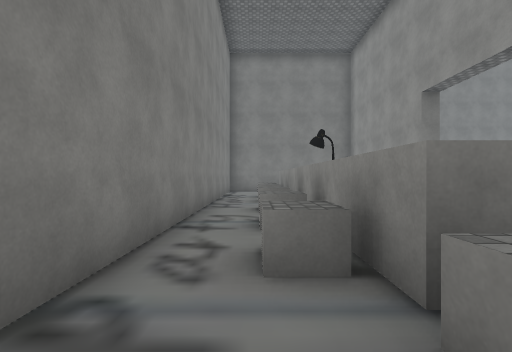
view 1 (above)

24 first-person views from a walk through a Unity game level. The camera is 1.5 m above the floor, looks level and sees 85° across. The floor is counted in squares, 2 m on a side. Each view is taken from the middle of a square. On the plan, view 1 faces up. The plan holds only what a view shows up to about 10 squares ahead; the rest is blank. The place goes on beyond the plan. The player character is not drawn. Some surface patterns are stand-ins.

view 2
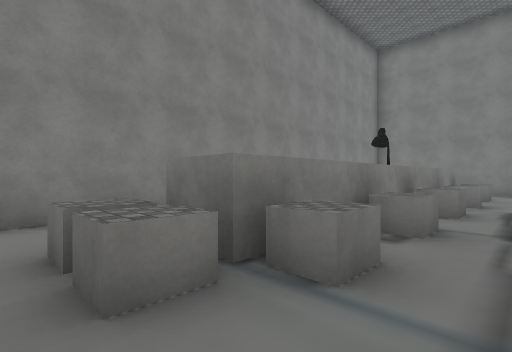

view 3
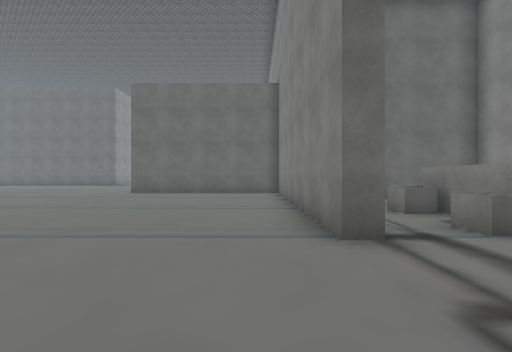

view 4
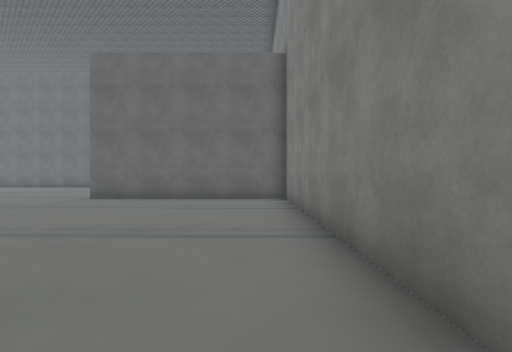

view 5
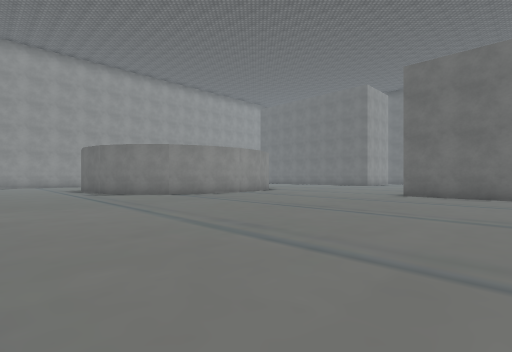

view 6
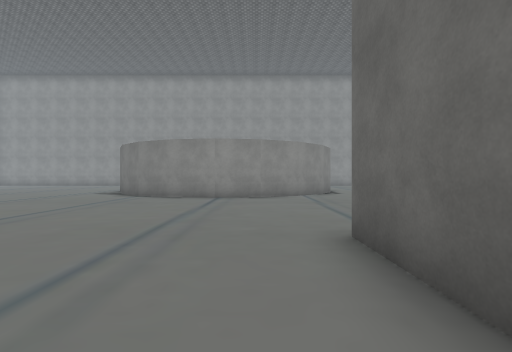

view 7
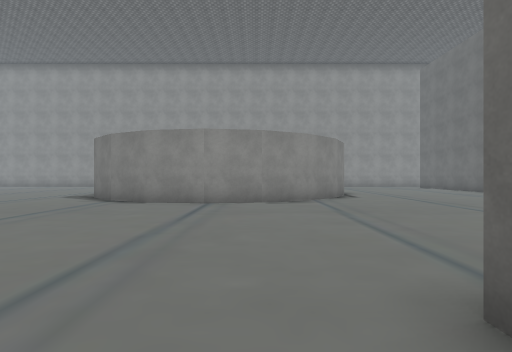

view 8
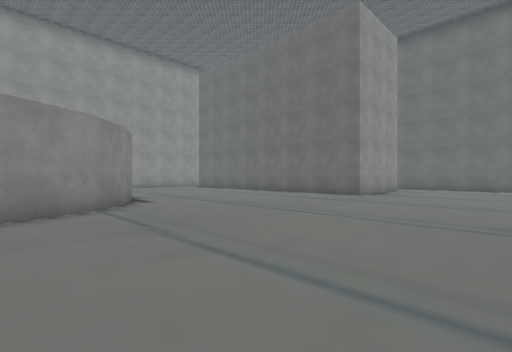

view 9
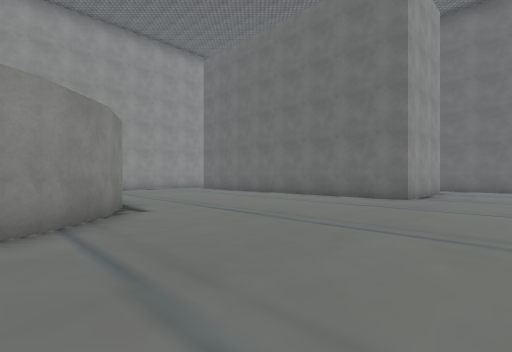

view 10
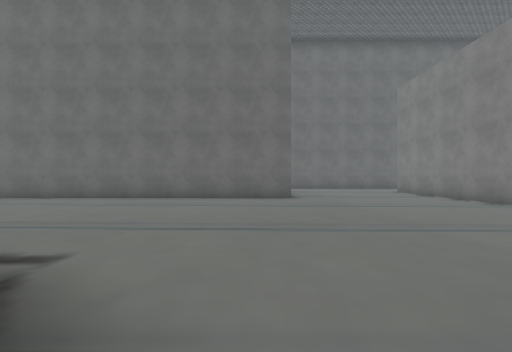

view 11
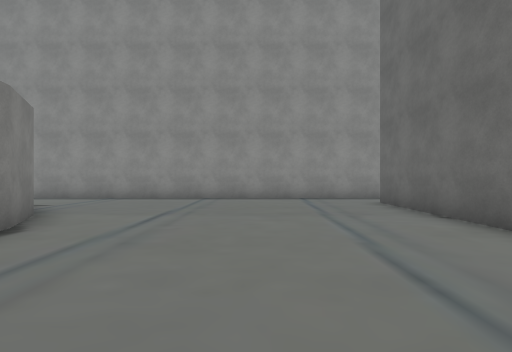

view 12
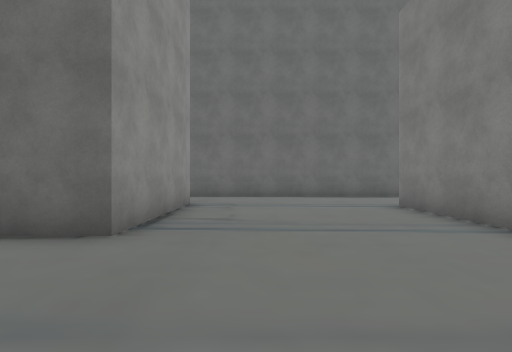

view 13
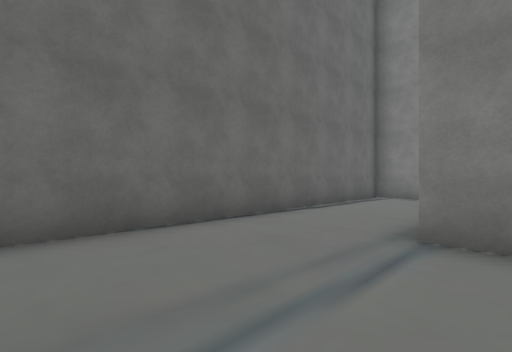

view 14
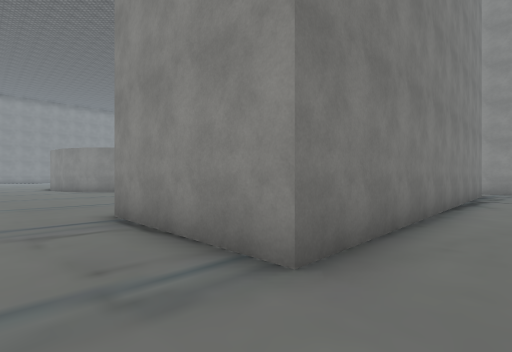

view 15
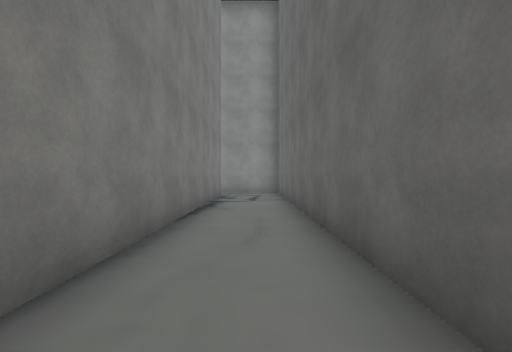

view 16
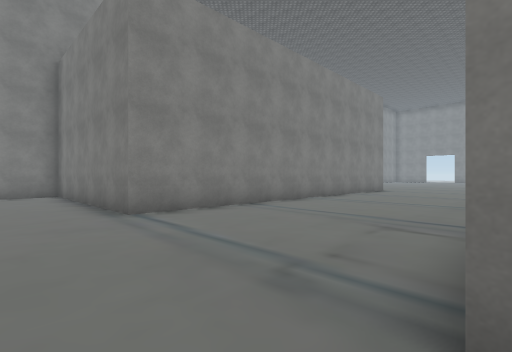

view 17
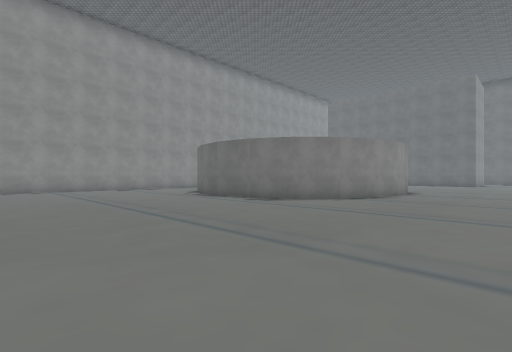

view 18
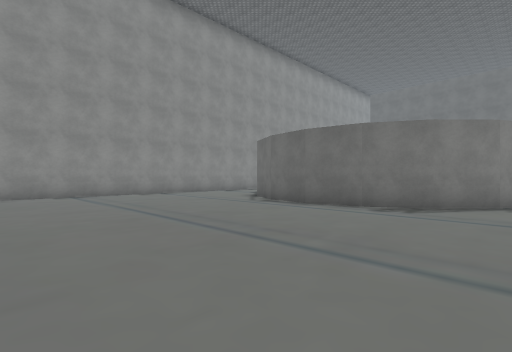

view 19
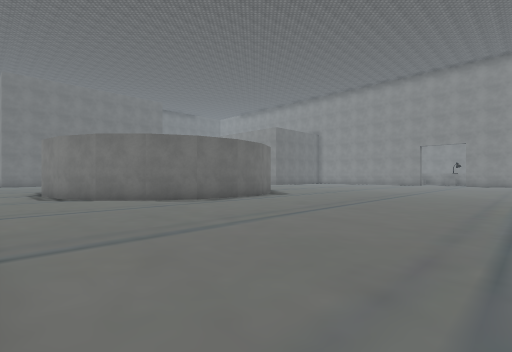

view 20
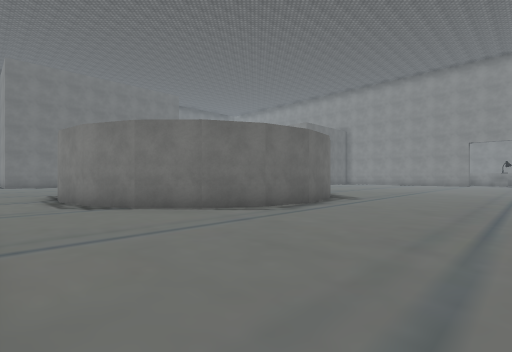

view 21
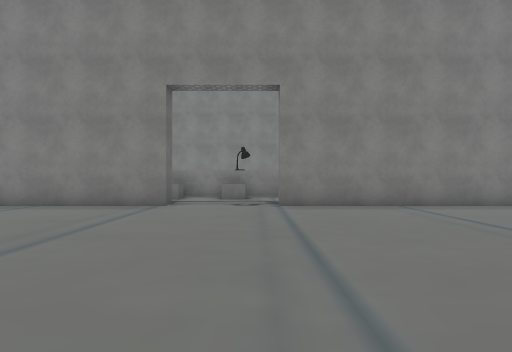

view 22
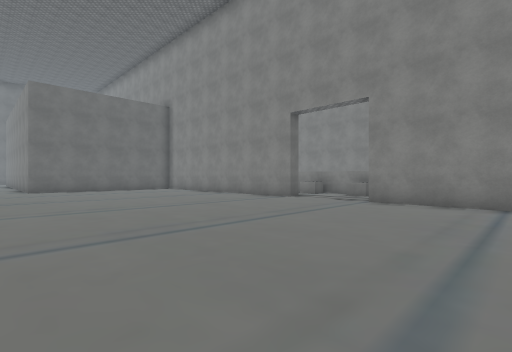

view 23
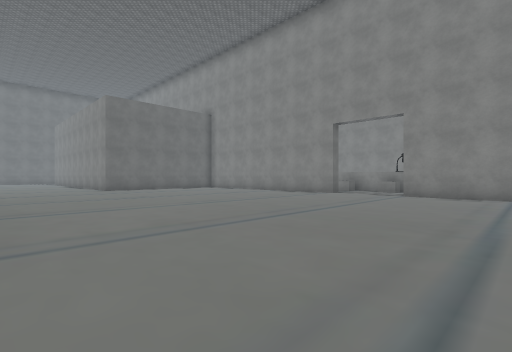

view 24
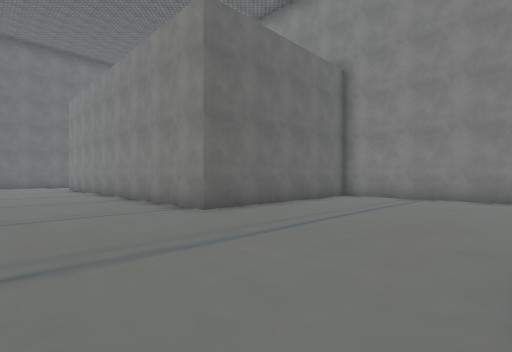

### Floor plan
Points are (right, up) in squares from view 1. A wall is a line through its corners. A room is listed if a view was taken in it or the views show most of it. See-through windows are left out.
Room 1 (view 1)
walls: (-1.2, 9.8) (-1.2, 0.1); (1, 1.6) (1, 9.9)
ways out: opening at (1.5, 0.5) to room 2
objects: other object (0, 2) to (0, 3); other object (0, 4) to (0, 5); other object (0, 6); other object (0, 8) to (0, 9); other object (0, 10)
Room 2 (views 2, 3, 4, 5, 6, 7, 8, 9, 10, 11, 12, 13, 14, 15, 16, 17, 18, 19, 20, 21, 22, 23, 24)
walls: (17.6, -1.6) (17.9, 0.1); (17.9, -3.2) (17.6, -1.5); (17.8, -0.1) (18.6, 1.5) (19.6, 2.6) (21, 3.3) (22.5, 3.6) (24, 3.3) (25.3, 2.6) (26.4, 1.5) (27.1, 0) (27.3, -1.6); (21, -6.5) (19.6, -5.8) (18.6, -4.6) (17.9, -3.1); (25.3, -5.8) (24, -6.5); (4.5, 4.8) (5, 4.8) (5, -4.2) (11.5, -4.2) (11.5, -16.9) (5, -16.9) (5, -20) (26.8, -20); (0.5, -1.1) (1.9, -1.1); (5, 11.5) (5, 7.5); (27.8, -17.6) (16.8, -17.6) (16.8, -13.5) (27.9, -13.5); (2.2, 11.4) (2.2, 1.6) (1, 1.6)
ways out: opening at (1.5, 0.5) to room 1
objects: other object (1, 1); other object (2, 1); other object (3, 2); other object (3, 4); other object (3, 6); other object (3, 9); other object (3, 11)

Where each view was taken, in squares from view 1:
view 1: 0 up, 0 right, facing up
view 2: 0 up, 4 right, facing up-left
view 3: 8 up, 6 right, facing down
view 4: 5 up, 6 right, facing down
view 5: 7 up, 8 right, facing down-right
view 6: 3 down, 8 right, facing right
view 7: 3 down, 10 right, facing right
view 8: 3 down, 12 right, facing down-right
view 9: 4 down, 14 right, facing down-right
view 10: 4 down, 18 right, facing down
view 11: 10 down, 20 right, facing right
view 12: 10 down, 15 right, facing down
view 13: 16 down, 15 right, facing down-left
view 14: 19 down, 15 right, facing up-right
view 15: 19 down, 17 right, facing right
view 16: 19 down, 17 right, facing up-left
view 17: 10 up, 14 right, facing down-right
view 18: 10 up, 18 right, facing down-right
view 19: 11 up, 29 right, facing down-left
view 20: 8 up, 29 right, facing down-left
view 21: 7 up, 12 right, facing left
view 22: 11 up, 13 right, facing down-left
view 23: 11 up, 16 right, facing down-left
view 24: 1 up, 15 right, facing down-left
